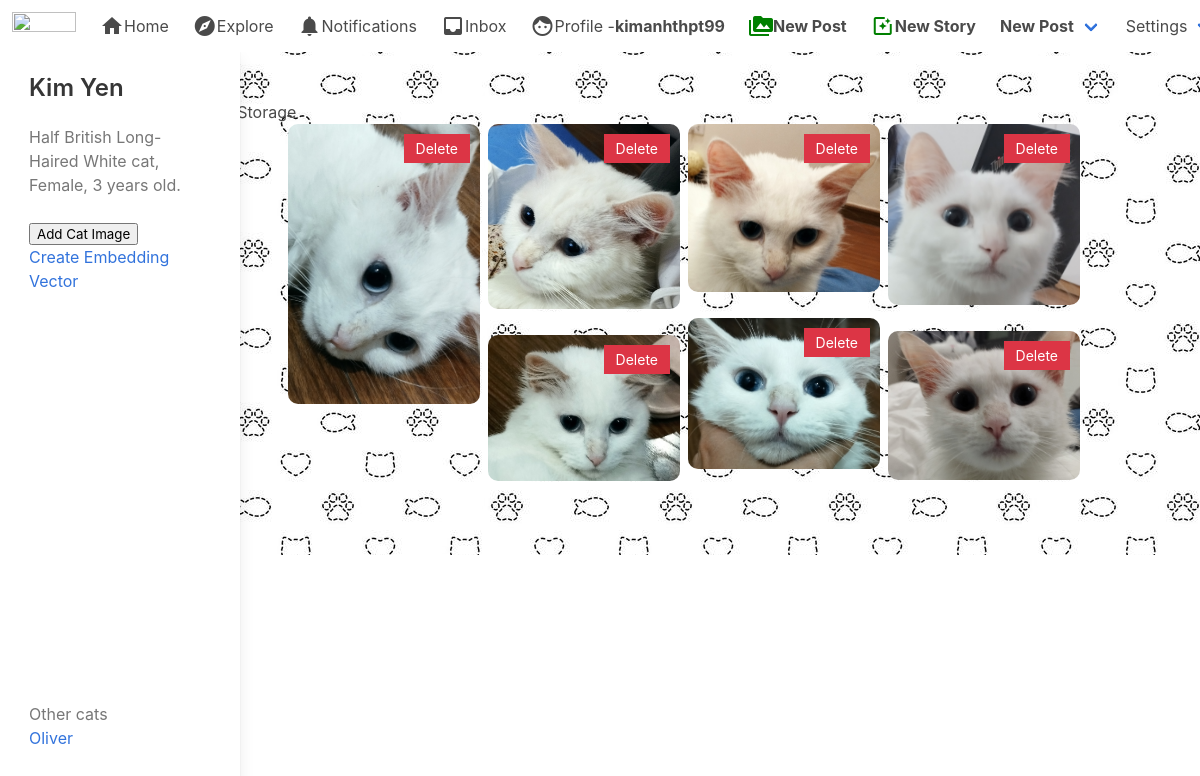
The page /user/cats/1/ (signed in) on the database its author committed.
### authy/models.py (models this page shows, shortened)
class User(AbstractBaseUser,PermissionsMixin):
    email = models.EmailField(blank=True,default='',unique=True)
    name = models.CharField(max_length=150,blank=True,default='')
    is_active = models.BooleanField(default=True)
    is_superuser = models.BooleanField(default=False)
    is_staff = models.BooleanField(default=False)
    objects = CustomUserManager()
    USERNAME_FIELD = 'email'
    EMAIL_FIELD = 'email'
    REQUIRED_FIELDS = []
    class Meta:
        verbose_name = 'User'
        verbose_name_plural = 'Users'
    def get_short_name(self):
        return self.name or self.email.split('@')[0]

class Cat(models.Model):
    user = models.ForeignKey(User,on_delete=models.CASCADE,related_name='cats')
    picture = models.ImageField(upload_to=cat_avatar_directory,null=True)
    name = models.CharField(max_length=50,null=True,blank=False)
    description = models.CharField(max_length=1000,null=True,blank=True)
    embedding_vector = models.FileField(upload_to=embedding_vector_directory,null=True,blank=True)
    in_search = models.BooleanField(default=False)
    def can_access(self,user_id):
        if user_id == self.user.id:
            return True
        return False

class CatImageStorage(models.Model):
    cat = models.ForeignKey(Cat,on_delete=models.CASCADE,related_name='images')
    pic = models.ImageField(upload_to=cat_image_directory,null=False,blank=False)

### authy/views.py (the view)
# urls.py: path('cats/<int:cat_id>/',CatDetail,name='cat-detail'),
@login_required(login_url='authy:login')
def CatDetail(request,cat_id):
	profile = get_object_or_404(Profile,user=request.user)
	cat = Cat.objects.get(id=cat_id)
	owner = cat.user
	cats = Cat.objects.filter(user=owner)
	if cat.can_access(request.user.id):
		if request.method == "POST":
			img_form = AddCatImage(request.POST,request.FILES)
			if img_form.is_valid():
				pic = img_form.cleaned_data['pic']
				CatImageStorage.objects.create(cat=cat,pic=pic)
				messages.success(request,'Image has been added!')
			return redirect('authy:cat-detail',cat_id=cat.id)
		else:
			img_form = AddCatImage()
		context = {'cats':cats,'cat':cat,'img_list':CatImageStorage.objects.filter(cat = cat),'requesting_profile':profile,'form':img_form}
	else:
		context = {'cats':cats,'message':'You do not have permission to access this page','requesting_profile':profile}
	return render(request,'cat_detail.html',context)

### direct/views.py (called while the page is built)
def checkDirects(request):
	directs_count = 0
	if request.user.is_authenticated:
		directs_count = Message.objects.filter(user=request.user, is_read=False).count()
	return {'directs_count':directs_count}

### notifications/views.py (called while the page is built)
def CountNotifications(request):
	count_notifications = 0
	if request.user.is_authenticated:
		count_notifications = Notification.objects.filter(user=request.user, is_seen=False).count()
	return {'count_notifications':count_notifications}

### instagram_clone/templates/cat_detail.html (shortened to what this page needs)
{% extends "base.html" %}
{% load static %}
{% block content %}
  <div class="background-image">
  <div class="sidebar-fixed card">
    <div class="card-content">
      <div class="media">
          <div class="media-content">
              <p class="title is-4">{{ cat.name }}</p>
          </div>
      </div>
      <div class="content">
          {{ cat.description }}
      </div>
      <div class = "func">
        {% if not message %}
        <button id="add_cat_img">Add Cat Image</button>
        <div><a href="{% url 'authy:create-emb-vector' cat.id %}">Create Embedding Vector</a></div>
        {% endif %}
      </div>
      <div class="cat-bottom">
        <ul>
          <h2>Other cats</h2>
          {% for one in cats %}
          {% if one.id != cat.id %}
          <li>
            <a href ="{% url 'authy:cat-detail' one.id %}">{{ one.name }}</a>
          </li>
          {% endif %}
          {% endfor %}
        </ul>
      </div>
  </div>
  </div>
  <h1>{{ cat.name }} Image Storage </h1>
</div>
  <div class="post-container">
    {% for img in img_list %}
    <div class="post-item">
      <img data-code="{{ img.id }}" src="{{ img.pic.url }}">
      <button class="delete-btn" id="cat-{{ img.id }}" data-post-id= "{% url 'authy:cat-img-delete' img.id %}">Delete</button>
    </div>
    {% empty %}
    <h2>You have not added any images for {{ cat.name }}</h2>
    {% endfor %}
  </div>
</div>
{% endblock %}

### instagram_clone/templates/base.html (shortened to what this page needs)
{% load static %}
<!DOCTYPE html>
<html>
  <head>
    <link rel="stylesheet" href="{% static 'css/bulma.min.css' %}">
    <link rel="stylesheet" href="{% static 'css/style.css' %}">
  </head>
  <body>
  <nav class="navbar" role="navigation" aria-label="main navigation">
  <div class="navbar-brand">
    <a class="navbar-item" href="#">
      <img src="{% static 'img/instagram_black.png' %}" width="64" height="64">
    </a>
  </div>
  <div id="navbarBasicExample" class="navbar-menu">
    <div class="navbar-start">
      <a href="{% url 'newsfeed' %}" class="navbar-item">
        <i class="material-icons">home</i>
        Home
      </a>
      <a class="navbar-item">
        <i class="material-icons">explore</i>
        Explore
      </a>
      <a href="#" class="navbar-item">
        <i class="material-icons">notifications</i>
        Notifications
      </a>
      <a href="#" class="navbar-item">
        <i class="material-icons">inbox</i>
        Inbox
      </a>
      <a href="{% url 'profile' requesting_profile.slug %}" class="navbar-item">
        <i class="material-icons">face</i>
        Profile - <strong>{{ request.user.get_short_name }}</strong>
      </a>
        <a href="{% url 'post:newpost' %}" class="navbar-item">
          <i style="color: green;" class="material-icons">perm_media</i>
          <strong>New Post</strong>
        </a>
        <a href="{% url 'stories:newstory' %}" class="navbar-item">
          <i style="color: green;" class="material-icons">photo_filter</i>
          <strong>New Story</strong>
        </a>
      <div class="navbar-item has-dropdown is-hoverable">
        <a class="navbar-link">
        <strong>New Post</strong>
        </a>
      </div>
      <div class="navbar-item has-dropdown is-hoverable">
        <a class="navbar-link">
          Settings
        </a>
      </div>
    </div>
  </div>
</nav>
  <section class="section">
    <div class="container">
      {% block content %}
      {% endblock %}
  </section>
  </body>
</html>

### instagram_clone/static/css/style.css (style rules this page uses)
* { box-sizing:border-box }

### rows shown on the page
User: user.get_short_name "kimanhthpt99"
Cat: name "Kim Yen", description "Half British Long-Haired White cat, Female, 3 years old."
Cat: name "Oliver"
CatImageStorage: pic (picture)
CatImageStorage: pic (picture)
CatImageStorage: pic (picture)
CatImageStorage: pic (picture)
CatImageStorage: pic (picture)
CatImageStorage: pic (picture)
CatImageStorage: pic (picture)
